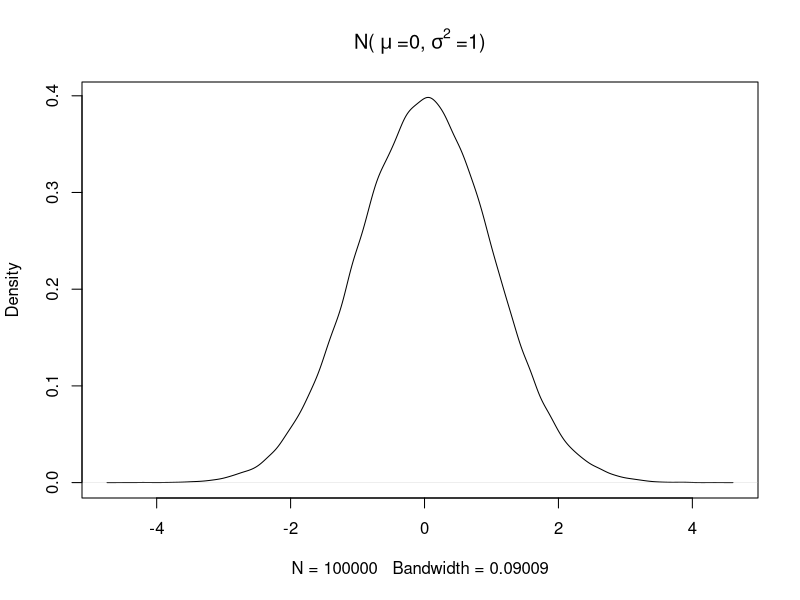
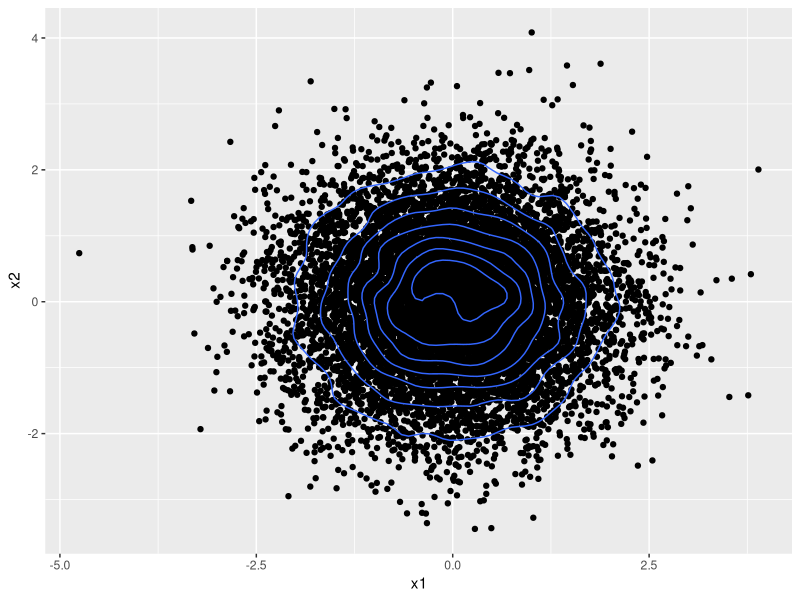

These charts were generated, in order, by the following R code: (Note: this script raises an error after producing the figures.)
## ---- chunk 1
knitr::opts_chunk$set(echo = TRUE)
## ---- chunk 2
set.seed(0)
plot(density(rnorm(100000)),main = bquote("N("~mu~"=0,"~sigma^2~"=1)"))
## ---- chunk 3
library(ggplot2)
df = data.frame(x= rnorm(10000),y =rnorm(10000))
ggplot(df,aes(x=x,y=y)) + geom_point()+geom_density_2d()+labs(x='x1',y='x2')
## ---- chunk 4

gaussian_2d <- data.frame(rmvnorm(10000,mean= c(0,0),sigma = matrix(c(1,0.7,0.7,1),ncol=2)))
ggplot(gaussian_2d,aes(x=X1,y=X2)) + geom_point()+geom_density_2d() 

## ---- chunk 5
library(mvtnorm)
gaussian_2d <- data.frame(rmvnorm(10000,mean= c(0,0),sigma = matrix(c(1,-0.7,-0.7,1),ncol=2)))
ggplot(gaussian_2d,aes(x=X1,y=X2)) + geom_point()+geom_density_2d() 
## ---- chunk 6
library(gganimate)
library(tidyr)
library(dplyr)

#Select top 10 rows for visualization
viz_data <- head(gaussian_2d,10)
viz_data$set <- as.integer(c(1:10))
#Convert to long format
viz_data_long <- gather(viz_data,key='datapoint',value='y',-set) %>% arrange(set) %>% 
                    select(-datapoint) %>% 
                      mutate(x = rep(c(1,2),length(unique(viz_data_long$set)))) %>%
                        select(set,x,y)


ggplot(viz_data_long,aes(x=x,y=y,group=set)) + geom_point() + geom_line(col='cornflowerblue')+
  transition_time(set)


## ---- chunk 7
N  <- 10 # dimension of required cov matrix
cov_mat <- diag(N)

vec <- seq(1,0.1,by = -1/N)[2:N]

for(i in 1:(N-1)){
  cov_mat[i,(i+1):N] <- cov_mat[(i+1):N,i] <- vec[1:(N-i)]
}

rownames(cov_mat) <- colnames(cov_mat)<- paste0('X',c(1:10))
print(cov_mat)
## ---- chunk 8
gaussian_10d <- data.frame(rmvnorm(10,mean= rep(0,10),sigma = cov_mat))
viz_data <- gaussian_10d
viz_data$set <- as.integer(c(1:10))
#Convert to long format
viz_data_long <- gather(viz_data,key='datapoint',value='y',-set) %>% arrange(set) %>% 
                    select(-datapoint) %>% 
                      mutate(x = rep(c(1:10),length(unique(viz_data_long$set)))) %>%
                        select(set,x,y)


ggplot(viz_data_long,aes(x=x,y=y,group=set)) + geom_point() + geom_line(col='cornflowerblue')+
  transition_time(set)

## ---- chunk 9

plot(data.frame(x = c(1,1.5,3) , f = c(0.2,0.25,0.8)),xlim=c(0,5),ylim = c(0,1),pch=16)
text(x=c(1,1.5,3),y = c(0.25,0.3,0.85),labels=c('(x1,f1)','(x2,f2)','(x3,f3)'))
## ---- chunk 10
library(kernlab)
rbfkernel <- rbfdot(sigma = 0.1) # Set value of hyperparameter
point1 <- c(1,0.2)
point2 <- c(1.5,0.25)
point3 <- c(3,0.8)

K12 <- K21 <- rbfkernel(point1,point2)
K23 <- K32 <- rbfkernel(point2,point3)
K13 <- K31 <-rbfkernel(point1,point3)
K11 <- rbfkernel(point1,point1)
K22 <- rbfkernel(point2,point2)
K33 <- rbfkernel(point3,point3)


matrix(c(K11,K12,K13,K21,K22,K23,K31,K32,K33),byrow=TRUE,nr=3)
